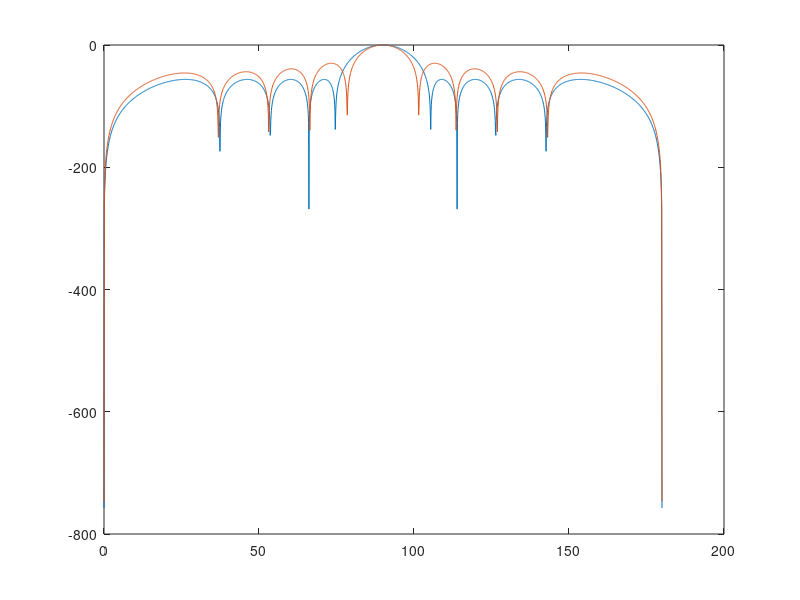

Source code (MATLAB):
clc;
clear all;
close all;

f = 2.4e9;
c = 3e8;
lambda = c / f;
k = (2 * pi) / lambda;
psi = 0;
d = lambda / 2;
I = ones(5);
In = I(1, :);
theta = (0:0.1:180);

w = [1; 0.9018; 0.72759; 0.51502; 0.4159];
figure(1)
theta=[0:0.1:180];
L=length(theta);
for l=1:L
b=(2*(cos(pi/2*[1:2:9]*cos((pi/180)*theta(l)))));
AF(l)=abs(b*w);
end

N = 5;
I = ones(N);
In = I(1, :);
for(i = 1 : length(theta))
	%AF(:, i) = abs(2 * In * cos(k * d * cos(theta(i) * (pi / 180))));
	AF1(:,i)=abs(In*(2*(cos(pi/2*[1:2:9]*cos(theta(i)*(pi/180))))).');
end

plot(theta, 20 * log(AF / max(AF)));
hold on
plot(theta, 20 * log(AF1 / max(AF1)));
